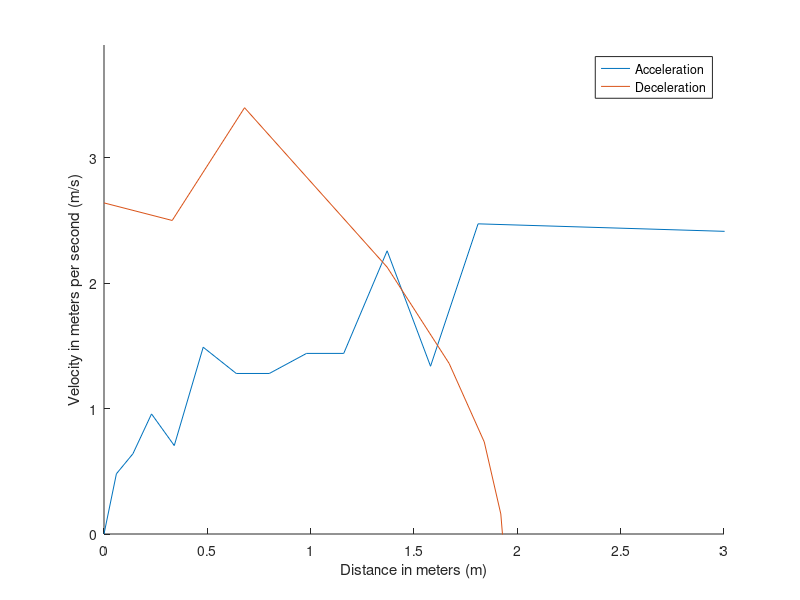

MATLAB code to generate this figure: (Note: this script raises an error after producing the figure.)
%%%% CLEAR AND LOAD MEASUREMENTS %%%%%
clear all;
load ('data_f_test.mat');

data_t_a = data_a_165;
data_t_d = data_d_135;
%%%% REMOVE INCORRECT AND/OR NOT NEEDED MEASUREMENTS %%%%%
i=2;j=2;k=2;
while(i<size(data_t_a,1)) % incorrecte metingen weggooien
    if(data_t_a(i,4)==999 && data_t_a(i,3) == 999)
        data_t_a = [data_t_a(1:i-1,1:end); data_t_a(i+1:end,1:end)];
    elseif(data_t_a(i,4)==999)
        data_t_a(i,4)=data_t_a(i,3);
    elseif(data_t_a(i,3)==999)
        data_t_a(i,3)=data_t_a(i,4);   
    else
        i=i+1;
    end
end

while(k<size(data_t_a,1))
    if (data_t_a(k,2) < 150)
        data_t_a = data_t_a(1:k-1,1:end);
        break;
    end
    k = k+1;  
end

while(j<size(data_t_d,1)) 
    if(data_t_d(j,4) == 999 && data_t_d(j,3) == 999)
        data_t_d = [data_t_d(1:j-1,1:end); data_t_d(j+1:end,1:end)];
        j= j-1;
    elseif(data_t_d(j,4) == 999)
        data_t_d(j,4) = data_t_d(j,3);
    elseif(data_t_d(j,3) == 999)
        data_t_d(j,3) = data_t_d(j,4);   
    end
j=j+1;
end

%%%%%%%%%%%%%%%%%%%%%%%%%%%%%%%%%%%%%%%%%%%%%%%%%%%%%%%%%%%%%%%%%%%%%%%%%%%

%%%%% DISTANCES, TIMES and VELOCITIES %%%%%
Afstand_links_a     = abs(data_t_a(1:end,3)-data_t_a(1,3)); %afstand van 0 laten lopen
Afstand_rechts_a    = abs(data_t_a(1:end,4)-data_t_a(1,4));
    
Afstand = (Afstand_rechts_a /100); %Afstand in meters
Time_a  = data_t_a(1:end,7); %tijd vanaf zelfde moment metingen
V       = diff(Afstand)./diff(Time_a);
V = [0;V]; % begin with zero and append last value
Afstand(end) = 20;


Time_a  = [0;Time_a];
data_t_d            = data_t_d(1:end,1:end);
distance_left_d     = abs(data_t_d(1:end,3)-data_t_d(1,3));
distance_right_d    = abs(data_t_d(1:end,4)-data_t_d(1,4));

distance_d  = (distance_right_d / 100);         % Distance in meters
time_d      = data_t_d(1:end,7);
velocity_d  = diff(distance_d)./diff(time_d);   % Derivative
velocity_d  = [velocity_d];
time_d      = [0;time_d];
%%%%%%%%%%%%%%%%%%%%%%%%%%%%%%%%%%%%%%%%%%%%%%%%%%%%%%%%%%%%%%%%%%%%%%%%%%%

%%%%% FIGURES %%%%%
figure
hold on
max_v = max(max(velocity_d), max(V));
ylim([0 max_v+0.5]);
xlim([0 3]);
plot(Afstand,V);
plot(distance_d(1:end-1),velocity_d);
legend('Acceleration','Deceleration');
xlabel('Distance in meters (m)');
ylabel('Velocity in meters per second (m/s)');

%%%%% CALCULATE INTERSECTION %%%%%
d_v0 = interp1(velocity_d,distance_d,0); % distance at which deceleration reaches 0 velocity
t_v0 = interp1(velocity_d,time_d(2:end-1),0);
[i_d,i_v1] = polyxpoly(Afstand,V,distance_d(1:end-1),velocity_d); % intersection
[i_t, i_v] = polyxpoly(Time_a(2:end),V,time_d(2:end-1),velocity_d);
stopping_distance = d_v0 - i_d; % Stopping distance

stopping_time = t_v0 - i_t; % Stopping time
